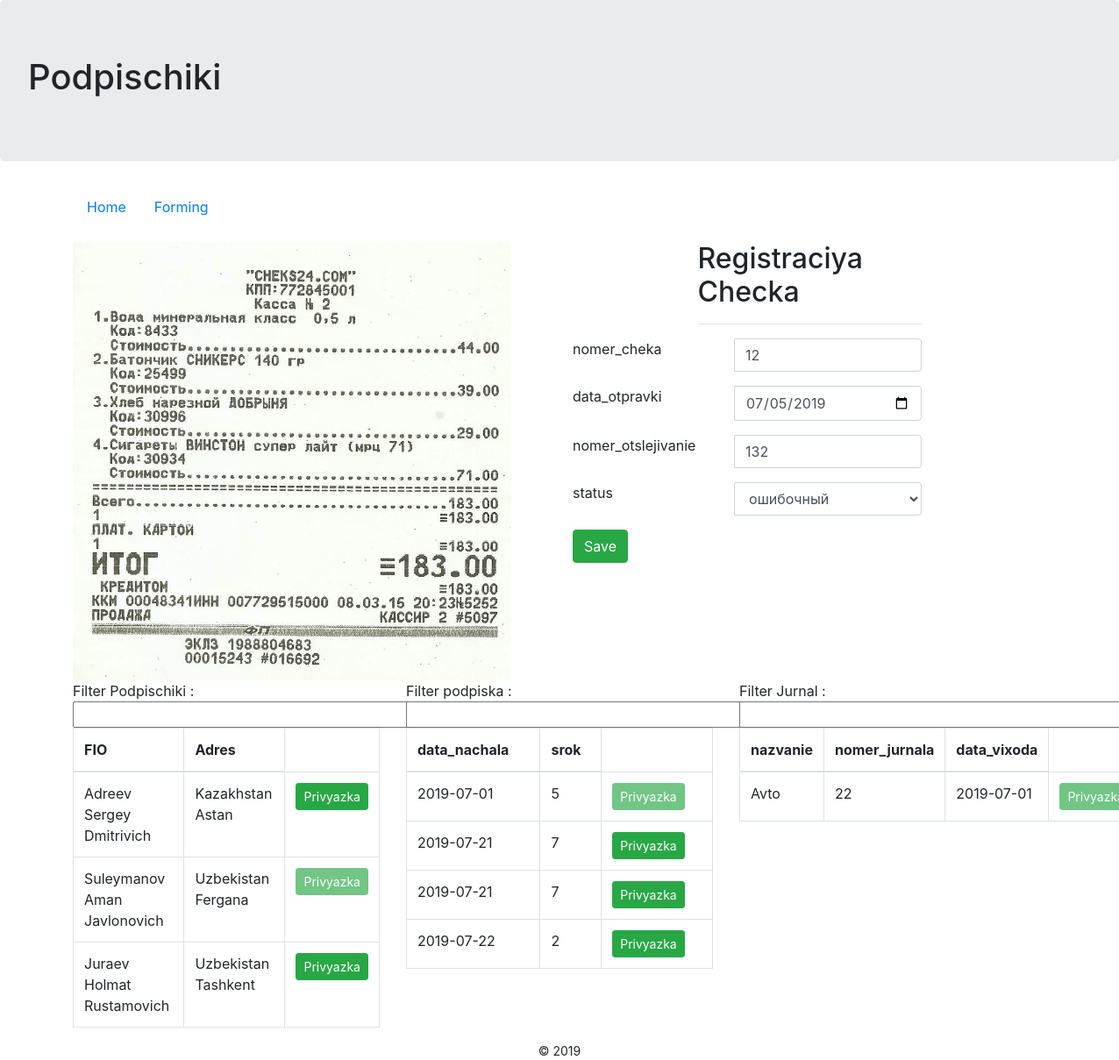
/view.php?file=potreb-42.jpg, run on the app's committed database.
### tables this page shows
CREATE TABLE IF NOT EXISTS `chek_otpravki` (
  `id` int(11) NOT NULL AUTO_INCREMENT,
  `nomer_cheka` int(11) DEFAULT NULL,
  `data_otpravki` date DEFAULT NULL,
  `nomer_otslejivanie` int(11) DEFAULT NULL,
  `status` varchar(50) DEFAULT NULL,
  `filename` varchar(255) DEFAULT NULL,
  `jurnal` int(11) DEFAULT NULL,
  `podpischik` int(11) DEFAULT NULL,
  `podpiska` int(11) DEFAULT NULL,
  PRIMARY KEY (`id`),
  UNIQUE KEY `nomer_cheka` (`nomer_cheka`)
);

CREATE TABLE IF NOT EXISTS `podpischik` (
  `id` int(11) NOT NULL AUTO_INCREMENT,
  `fio` varchar(255) DEFAULT NULL,
  `adres` varchar(255) DEFAULT NULL,
  PRIMARY KEY (`id`)
);

CREATE TABLE IF NOT EXISTS `podpiska` (
  `id` int(11) NOT NULL AUTO_INCREMENT,
  `data_nachala` date DEFAULT NULL,
  `srok` int(11) DEFAULT NULL,
  PRIMARY KEY (`id`)
);

CREATE TABLE IF NOT EXISTS `jurnal` (
  `id` int(11) NOT NULL AUTO_INCREMENT,
  `nazvanie` varchar(255) DEFAULT NULL,
  `nomer_jurnala` int(11) DEFAULT NULL,
  `data_vixoda` date DEFAULT NULL,
  PRIMARY KEY (`id`)
);

### includes/a_config.php (called while the page is built, shortened)
<?php
	$servername = "localhost";
	$database = "check";
	$username = "root";
	$password = "netproduct25";
	$conn = mysqli_connect($servername, $username, $password, $database);
	switch ($_SERVER["SCRIPT_NAME"]) {
		case "/view.php":
			$filename = mysqli_real_escape_string($conn, $_GET['file']);
			$chek_otpravki = [];
			$sql = "SELECT * FROM chek_otpravki WHERE filename='".$filename."' limit 1";
			$result = mysqli_query($conn, $sql) or die(mysql_error());
			if ($result->num_rows==1) {
				$chek_otpravki['status'] = 1;
				while ($row = $result->fetch_array(MYSQLI_ASSOC)) {
					$chek_otpravki['data'][] = $row;
				}
			}
			$sql = "SELECT * FROM podpischik";
			$result = mysqli_query($conn, $sql) or die(mysql_error());
			$podpischik = [];
			while ($row = $result->fetch_array(MYSQLI_ASSOC)) {
				$podpischik[] = $row;
			}
			$sql = "SELECT * FROM podpiska";
			$result = mysqli_query($conn, $sql) or die(mysql_error());
			$podpiska = [];
			while ($row = $result->fetch_array(MYSQLI_ASSOC)) {
				$podpiska[] = $row;
			}
			$sql = "SELECT * FROM jurnal";
			$result = mysqli_query($conn, $sql) or die(mysql_error());
			$jurnal = [];
			while ($row = $result->fetch_array(MYSQLI_ASSOC)) {
				$jurnal[] = $row;
			}
			break;
	}
?>

### view.php (the view, shortened to what this page needs)
<?php include("includes/a_config.php");?>
<!DOCTYPE html>
<html>
<head>
	<?php include("includes/head-tag-contents.php");?>
</head>
<body>
<?php include("includes/design-top.php");?>
<?php include("includes/navigation.php");?>
<div class="container" id="main-content">
	<div class="row">
		<div class="col-sm">
			<img src="/skans/<?php echo $_GET['file'];?>" alt="<?php echo $_GET['file'];?>" width="500" height="500"/>
		</div>
		<div class="col-sm">
			<form class="form-horizontal" id="check_otpravki_reg">
		        <div class="row">
		            <div class="col-md-3"></div>
		            <div class="col-md-6">
		                <h2>Registraciya Checka</h2>
		                <hr>
		            </div>
		        </div>
		        <div class="row">
		            <div class="col-md-3 field-label-responsive">
		                <label for="nomer_cheka">nomer_cheka</label>
		            </div>
		            <div class="col-md-6">
		                <div class="form-group">
		                    <div class="input-group mb-2 mr-sm-2 mb-sm-0">
		                      <div class="input-group-addon" style="width: 2.6rem"><i class="fa fa-user"></i></div>
		                      <input type="text" name="nomer_cheka" class="form-control" id="nomer_cheka" value="<?php echo ($chek_otpravki['status']==1?$chek_otpravki['data'][0]['nomer_cheka']:'');?>" required autofocus>
		                    </div>
		                </div>
		            </div>
		        </div>
		        <div class="row">
		            <div class="col-md-3 field-label-responsive">
		                <label for="data_otpravki">data_otpravki</label>
		            </div>
		            <div class="col-md-6">
		                <div class="form-group">
		                    <div class="input-group mb-2 mr-sm-2 mb-sm-0">
		                        <div class="input-group-addon" style="width: 2.6rem"><i class="fa fa-at"></i></div>
		                        <input type="date" name="data_otpravki" class="form-control" id="data_otpravki"
		                               placeholder="Data otpravki"  value="<?php echo ($chek_otpravki['status']==1?$chek_otpravki['data'][0]['data_otpravki']:'');?>" required autofocus>
		                    </div>
		                </div>
		            </div>
		        </div>
		        <div class="row">
		            <div class="col-md-3 field-label-responsive">
		                <label for="nomer_otslejivanie">nomer_otslejivanie</label>
		            </div>
		            <div class="col-md-6">
		                <div class="form-group has-danger">
		                    <div class="input-group mb-2 mr-sm-2 mb-sm-0">
		                        <div class="input-group-addon" style="width: 2.6rem"><i class="fa fa-key"></i></div>
		                        <input type="number" name="nomer_otslejivanie" class="form-control" id="nomer_otslejivanie"
		                               placeholder="nomer_otslejivanie"  value="<?php echo ($chek_otpravki['status']==1?$chek_otpravki['data'][0]['nomer_otslejivanie']:'');?>" required>
		                    </div>
		                </div>
		            </div>
		        </div>
		        <div class="row">
		            <div class="col-md-3 field-label-responsive">
		                <label for="status">status</label>
		            </div>
		            <div class="col-md-6">
		                <div class="form-group">
		                    <div class="input-group mb-2 mr-sm-2 mb-sm-0">
		                        <div class="input-group-addon" style="width: 2.6rem">
		                        </div>
		                        <select name="status" class="form-control"
		                               id="status" placeholder="Password" required>
<?php foreach(['новый','внесенный','ошибочный'] as $row ):?>
		                        	<option value="<?php echo $row;?>" <?php echo ($chek_otpravki['status']==1?($chek_otpravki['data'][0]['status']==$row?'selected':''):'');?>><?php echo $row;?></option>
<?php endforeach;?>
		                        </select>
		                    </div>
		                </div>
		            </div>
		        </div>
		        <div class="row">
		            <div class="col-md-6">
		                <button type="submit" class="btn btn-success">Save</button>
		            </div>
		            <div class="col-md-3" id="notify"></div>
		        </div>
		    </form>
		</div>
	</div>
	<div class="row">
	<div class="col-sm-4">
		Filter Podpischiki :
		<input id="podpischik_search" name="podpischik_search" size="40" />
		<table id="podpischik" class="table table-bordered">
		    <thead>
		        <th>FIO</th>
		        <th>Adres</th>
		    </thead>
		    <tbody id="podpischik_body">
<?php foreach($podpischik as $row ):?>
		        <tr>
		            <td><?php echo $row['fio'];?></td>
		            <td><?php echo $row['adres'];?></td>
		            <td><button class="btn btn-sm btn-success" onclick="relate(this,'<?php echo $row['id'];?>','podpischik','<?php echo $chek_otpravki['data'][0]['id'];?>')"
		            	<?php echo ($chek_otpravki['status']==1?($row['id']==$chek_otpravki['data'][0]['podpischik']?'disabled':''):'');?>>Privyazka</button></td>
		        </tr>
<?php endforeach;?>
		    </tbody>
		</table>
	</div>
	<div class="col-sm-4">
		Filter podpiska :
		<input id="podpiska_search" name="podpiska_search" size="40" />
		<table id="podpiska" class="table table-bordered">
		    <thead>
		        <th>data_nachala</th>
		        <th>srok</th>
		    </thead>
		    <tbody id="podpiska_body">
<?php foreach($podpiska as $row ):?>
		        <tr>
		            <td><?php echo $row['data_nachala'];?></td>
		            <td><?php echo $row['srok'];?></td>
		            <td><button class="btn btn-sm btn-success" onclick="relate(this,'<?php echo $row['id'];?>','podpiska','<?php echo $chek_otpravki['data'][0]['id'];?>')"
		            	<?php echo ($chek_otpravki['status']==1?($row['id']==$chek_otpravki['data'][0]['podpiska']?'disabled':''):'');?>>Privyazka</button></td>
		        </tr>
<?php endforeach;?>
		    </tbody>
		</table>
	</div>
	<div class="col-sm-4">
		Filter Jurnal :
		<input id="jurnal_search" name="jurnal_search" size="40" />
		<table id="jurnal" class="table table-bordered">
		    <thead>
		        <th>nazvanie</th>
		        <th>nomer_jurnala</th>
		        <th>data_vixoda</th>
		    </thead>
		    <tbody id="jurnal_body">
<?php foreach($jurnal as $row ):?>
		        <tr>
		            <td><?php echo $row['nazvanie'];?></td>
		            <td><?php echo $row['nomer_jurnala'];?></td>
		            <td><?php echo $row['data_vixoda'];?></td>
		            <td><button class="btn btn-sm btn-success" onclick="relate(this,'<?php echo $row['id'];?>','jurnal','<?php echo $chek_otpravki['data'][0]['id'];?>')"
		            	<?php echo ($chek_otpravki['status']==1?($row['id']==$chek_otpravki['data'][0]['jurnal']?'disabled':''):'');?>>Privyazka</button></td>
		        </tr>
<?php endforeach;?>
		    </tbody>
		</table>
	</div>
	</div>
</div>
<?php include("includes/footer.php");?>
</body>
</html>

### includes/head-tag-contents.php (style rules this page uses)
#main-content { margin-top:20px; }

### data on the page
chek_otpravki: nomer_cheka "12", data_otpravki "07/05/2019", nomer_otslejivanie "132", status "ошибочный"
podpischik: fio "Adreev Sergey Dmitrivich", adres "Kazakhstan Astan"
podpischik: fio "Suleymanov Aman Javlonovich", adres "Uzbekistan Fergana"
podpischik: fio "Juraev Holmat Rustamovich", adres "Uzbekistan Tashkent"
podpiska: data_nachala "2019-07-01", srok "5"
podpiska: data_nachala "2019-07-21", srok "7"
podpiska: data_nachala "2019-07-21", srok "7"
podpiska: data_nachala "2019-07-22", srok "2"
jurnal: nazvanie "Avto", nomer_jurnala "22", data_vixoda "2019-07-01"
